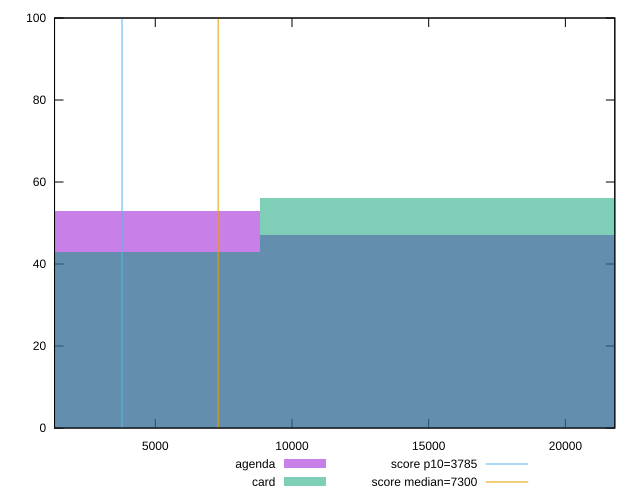

Source code (gnuplot):
reset

$agenda <<EOF
17659.041969035734 47
0 53
EOF

$card <<EOF
17659.041969035734 56
0 43
EOF

set key outside below
set boxwidth 17659.041969035734
set xrange [1315.3694999999998:21808.059500000003]
set yrange [0:100]
set trange [0:100]
set style fill transparent solid 0.5 noborder

set parametric
set terminal svg size 640, 500 enhanced background rgb 'white'
set output "reports/report_00027_2021-02-24T12-40-31.850Z/interactive/comparison/histogram/1_vs_2.svg"

plot $agenda title "agenda" with boxes, \
     $card title "card" with boxes, \
     3785,t title "score p10=3785", \
     7300,t title "score median=7300"

reset
